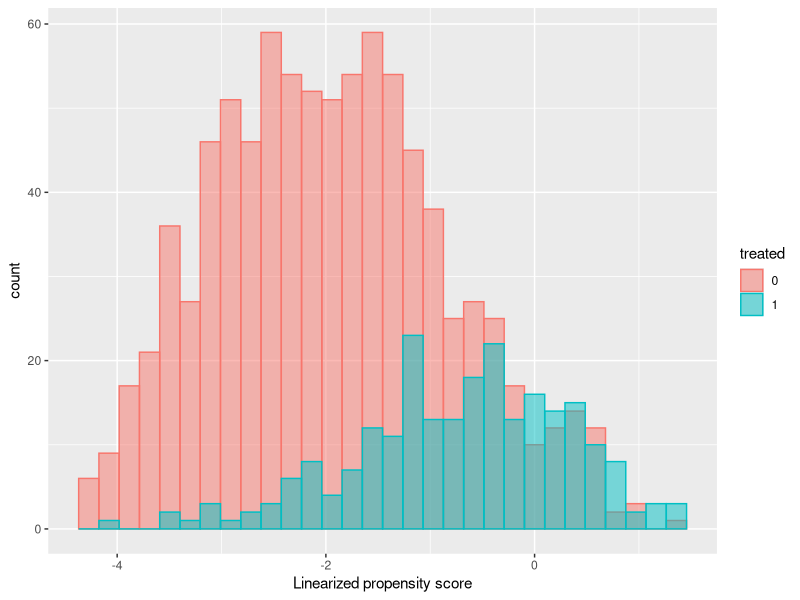
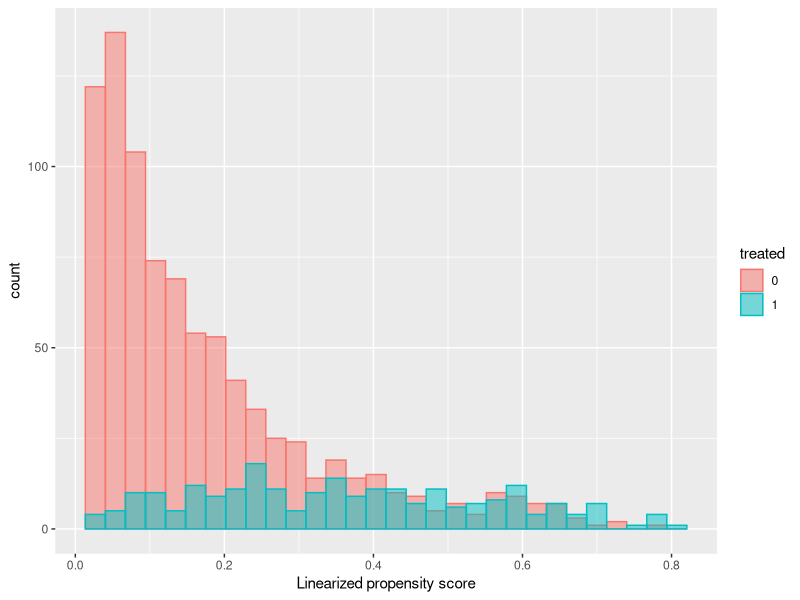
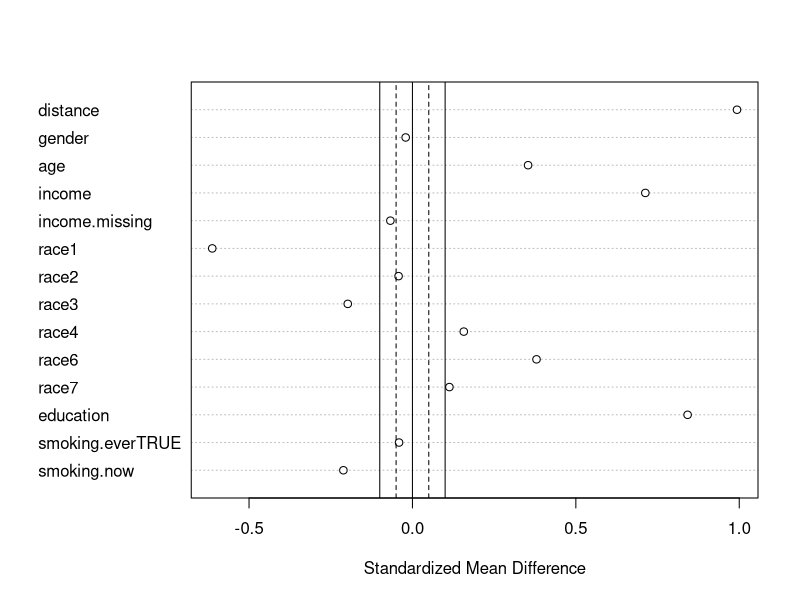
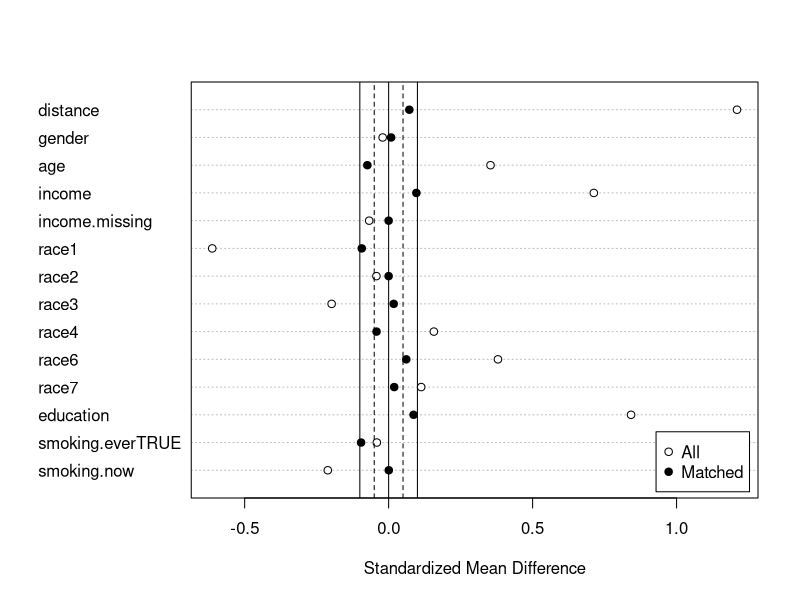

Recreate these plots in R, in order. (Note: this script raises an error after producing the figures.)
# Following Example 8

library(MatchIt)
library(tidyverse)
library(ggplot2)

fish <- read_csv("nhanes_fish.csv")

# Cleaning data
fish_clean <- fish %>%
  mutate(high_fish = ifelse(fish.level == "high", 1, 0)) %>%
  mutate(race = as.factor(race)) %>%
  rename(mercury = o.LBXTHG) %>%
  select(mercury, high_fish, gender, age, income, income.missing, race, education,
         smoking.ever, smoking.now)

# Propensity Score Calculation
model <- glm(high_fish ~ ., data = fish_clean[-1], family = "binomial")
eps <- predict(model, type = "response")
lps <- predict(model)

# LPS Histogram
temp.data <- data.frame(lps = lps, treated = as.factor(fish_clean$high_fish))
ggplot(temp.data, aes(x = lps, fill = treated, color = treated)) + 
  geom_histogram(alpha = 0.5, position = "identity") + 
  xlab("Linearized propensity score")

# EPS Histogram
temp.data_eps <- data.frame(eps = eps, treated = as.factor(fish_clean$high_fish))
ggplot(temp.data_eps, aes(x = eps, fill = treated, color = treated)) + 
  geom_histogram(alpha = 0.5, position = "identity") + 
  xlab("Linearized propensity score")


# Covariate Balancing Before matching
m.out0 <- matchit(high_fish ~ gender + age + income + income.missing + race +
                    education + smoking.ever + smoking.now, data = fish_clean,
                  method = NULL, distance = "glm")

summary(m.out0)
plot0 = plot(summary(m.out0), abs = F)
plot0

# Covariate Balancing after Greedy Matching
m.out1 <- matchit(high_fish ~ gender + age + income + income.missing + race +
                    education + smoking.ever + smoking.now, data = fish_clean,
                  estimand = "ATT", 
                  method = "nearest", distance = lps)
summary(m.out1)
plot1 = plot(summary(m.out1), abs = F)
plot1

matched_fish_g <- match_data(m.out1)


#Optimal Matched Covariate Balancing (in this case the result is equivalent to greedy)
m.out2 <- matchit(high_fish ~ gender + age + income + income.missing + race +
                    education + smoking.ever + smoking.now, data = fish_clean,
                  estimand = "ATT", 
                  method = "optimal", distance = lps)
summary(m.out2)
plot2 = plot(summary(m.out2), abs = F)
plot2

matched_fish_opt <- match_data(m.out2)





#Neyman's Approach without Regression Adjustment
m.data <- match.data(m.out1)

tau_hat_vec <- sapply(levels(m.data$subclass), function(sc) {
  treated <- m.data$mercury[m.data$subclass == sc & m.data$high_fish == 1]
  control <- m.data$mercury[m.data$subclass == sc & m.data$high_fish == 0]
  return(treated - control)
})

tau_hat <- mean(tau_hat_vec, na.rm = T)
sd_tau_hat <- sd(tau_hat_vec)/sqrt(length(tau_hat_vec))
print(c(tau_hat, sd_tau_hat))

## 95% CI
print(c(tau_hat- 1.96 * sd_tau_hat, tau_hat + 1.96 * sd_tau_hat))



#Neyman's Approach with Regression Adjustment

## First run a linear regression on the control (remember to remove the treatment assignment variable!)

fit0 <- lm(mercury ~ gender + age + income +
             income.missing + race + education + 
             smoking.ever + smoking.now, 
           data = m.data[m.data$high_fish == 0, -c(2)])

m.data$predicted_y0 <- predict(fit0, m.data)

## Neyman's approach with regression adjustment
## First run a linear regression on the control (remember to remove the treatment assignment variable!)

tau_hat_vec_adjusted <- sapply(levels(m.data$subclass), function(sc) {
  treated <- m.data$mercury[m.data$subclass == sc & m.data$high_fish == 1]
  control <- m.data$mercury[m.data$subclass == sc & m.data$high_fish == 0]
  
  bias <- m.data$predicted_y0[m.data$subclass == sc & m.data$high_fish == 1] - 
    m.data$predicted_y0[m.data$subclass == sc & m.data$high_fish == 0]
  control.adjusted <- control + bias
  
  return(treated - control.adjusted)
})

tau_hat_adjusted <- mean(tau_hat_vec_adjusted)
sd_tau_hat_adjusted <- sd(tau_hat_vec_adjusted)/sqrt(length(tau_hat_vec_adjusted))
print(c(tau_hat_adjusted, sd_tau_hat_adjusted))
